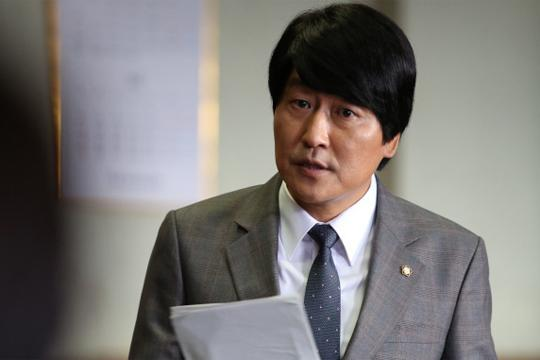
#> input picture 데이터분석/03. NumPy/data/test1.jpg, 540 x 360 px, found by its file name
$ python step06_image_resize.py
#> lines starting #> are read from the running program, lines starting #| are printed output that depends on the picture
# -*- coding: utf-8 -*-
"""
step06_image_resize.py

image resize
   reshape vs resize
   reshape : 모양 변경(size 변경 불가)
   resize :  size 변경 -> 모양 변경
"""

import numpy as np
import matplotlib.pyplot as plt # image show

from PIL import Image # PIL(Python Image Lib) : 읽기, 크기변경


### 1. image resize
path = r"C:\ITWILL\5_Python_ML\workspace\chapter03_Numpy" # 이미지 경로

# 1) image read
img = Image.open(path + "/data/test1.jpg")
#> img is the input picture: PIL image 540x360 RGB; mean R, G, B 123.9, 120.6, 118.6
type(img) # PIL.JpegImagePlugin.JpegImageFile
#img.shape

plt.imshow(img)
plt.show()

np.shape(img) # 원본이미지 모양
#  (360, 540, 3) : (세로, 가로, 칼럼) - (120, 150)

# 2) image resize
img_re = img.resize( (150, 120) ) # (가로, 세로)
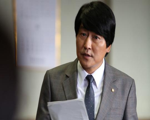
#> img_re: PIL image 150x120 RGB; mean R, G, B 123.9, 120.6, 118.6
np.shape(img_re) # (120, 150, 3)
plt.imshow(img_re)
plt.show()


### 2. 폴더 전체 이미지 resize
from glob import glob # 파일 검색 패턴 사용(문자열 경로, * 사용)
'''
dir *.txt
dir ??.txt
'''

img_resize = [] # 이미지 크기 변경
img_w = 150; img_h = 120 # 이미지 가로/세로

for file in glob(path + '/data/*.jpg'): # jpg 파일 검색
    #print(file) # jpg 파일 경로
    img = Image.open(file) # 1) image 읽기 : PIL 객체

    img = img.resize( (img_w, img_h) ) # 2) 크기변경 : (150, 120)

    # 3) PIL -> numpy -> list 저장
    img_resize.append(np.array(img))
#> pass 2 of the loop `for file in glob(path + '/data/*.jpg'):`:
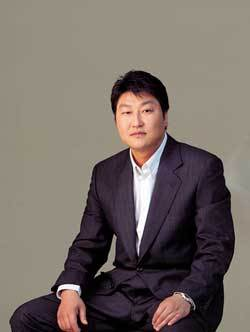
#> input picture 데이터분석/03. NumPy/data/test2.jpg, 250 x 332 px
#> img is the input picture: PIL image 250x332 RGB; mean R, G, B 117.4, 107.3, 101.5
#> `img = img.resize( (img_w, img_h) )`:
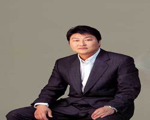
#> img: PIL image 150x120 RGB; mean R, G, B 117.4, 107.3, 101.5
#> pass 3 of the loop `for file in glob(path + '/data/*.jpg'):`:
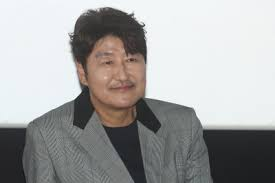
#> input picture 데이터분석/03. NumPy/data/test3.jpg, 275 x 183 px
#> img is the input picture: PIL image 275x183 RGB; mean R, G, B 164.1, 163.8, 163.4
#> `img = img.resize( (img_w, img_h) )`:
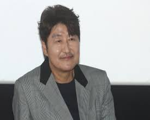
#> img: PIL image 150x120 RGB; mean R, G, B 164.1, 163.8, 163.4


# resize 이미지 확인
img_arr = np.array(img_resize) # list -> np.array
img_arr.shape # (4, 120, 150, 3) : (size, h, w, c)

img_arr[0].max() # 0 ~ 255(R,G,B)

first_img = img_arr[0]
first_img.shape # (120, 150, 3)
first_img[:,:,0] # R
first_img[:,:,1] # G
first_img[:,:,2] # B

# image 확인
for i in range(len(img_arr)) :
    print(img_arr[i].shape)
    plt.imshow(img_arr[i]) # i=0~n-1
    plt.show()
#> this loop made 3 passes
#| (120, 150, 3)
#| (120, 150, 3)
#| (120, 150, 3)
